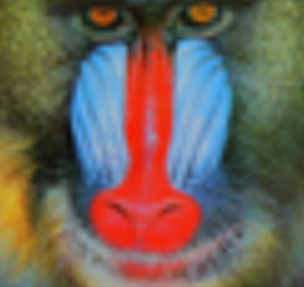

Here is the Python script that generated this plot:
from realesrgan import RealESRGAN
from PIL import Image
import torch

device = torch.device("cuda" if torch.cuda.is_available() else "cpu")
model = RealESRGAN(device, scale=4)
model.load_weights('weights/RealESRGAN_x4plus.pth')  # weights 폴더에 다운로드
img = Image.open(r"C:\study\MiDaS Depth Estimation\test.png").convert("RGB")

sr_image = model.predict(img)
sr_image.save("superres_result.png")
print("✅ 초해상도 이미지 저장 완료!")
